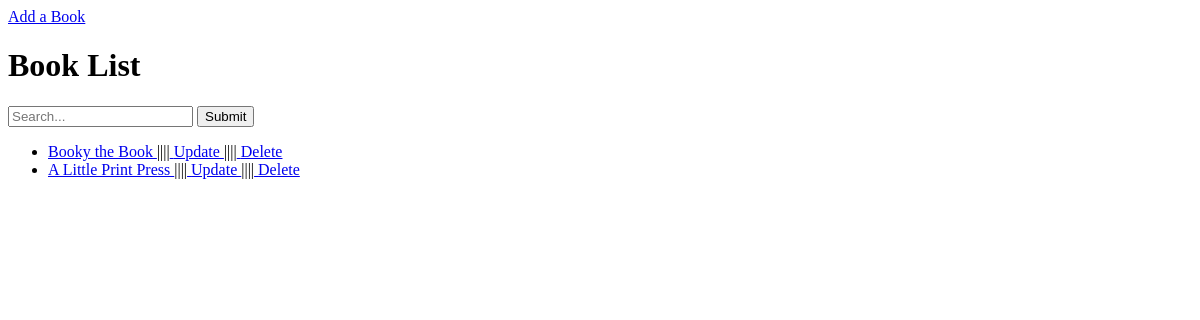
/books/, run on an earlier commit of the app's database.
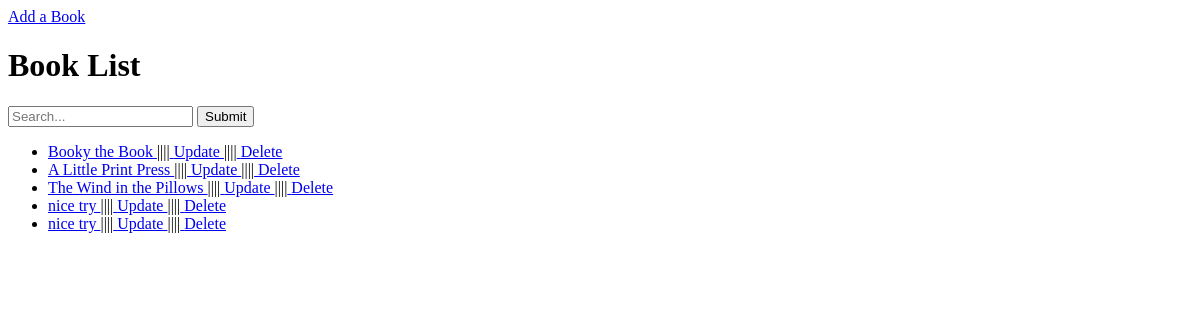
And on a later commit of the database.
### my_books/models.py (models this page shows, shortened)
class Book(models.Model):
    title = models.CharField(max_length=100)
    author = models.ManyToManyField('Author')  # one or more authors per book
    publisher = models.ForeignKey('Publisher', null=True)  # allows for unknown publisher
    date = models.DateField(blank=True, null=True)  # allows for unknown publishing date
    users_who_favorite = models.ManyToManyField(settings.AUTH_USER_MODEL, related_name = 'fav_books')
    tags = models.ManyToManyField('Tag',related_name = 'tagged_books', blank = True)

### my_books/views.py (the view)
class BooksListView(ListView):
    model = Book
    context_object_name = 'Book'

### my_books/templates/my_books/book_list.html (shortened to what this page needs)
{%extends 'my_books/base.html'%}
{% block content %}
<a href="{% url 'books:create' %}">Add a Book</a>
<h1>Book List</h1>
<form type="get" action="." style="margin: 0">
    <input  id="search_box" type="text" name="search_box"  placeholder="Search..." >
    <button id="search_submit" type="submit" >Submit</button>
</form>
{%if object_list%}
    <ul>
        {% for book in object_list %}
            <li>
                <a href = "{% url 'books:detail' book.pk %}">{{ book.title }} </a>
                ||||<a href="{% url 'books:update' book.pk %}"> Update </a>
                ||||<a href="{% url 'books:delete' book.pk %}"> Delete</a>
            </li>
        {% endfor %}
    </ul>
  {%else%}
  <p>There are no books in the library. </p>
  {%endif%}
{% endblock %}

What changed in the data, as far as the page shows it:
added Book: title "The Wind in the Pillows"
added Book: title "nice try"
added Book: title "nice try"
